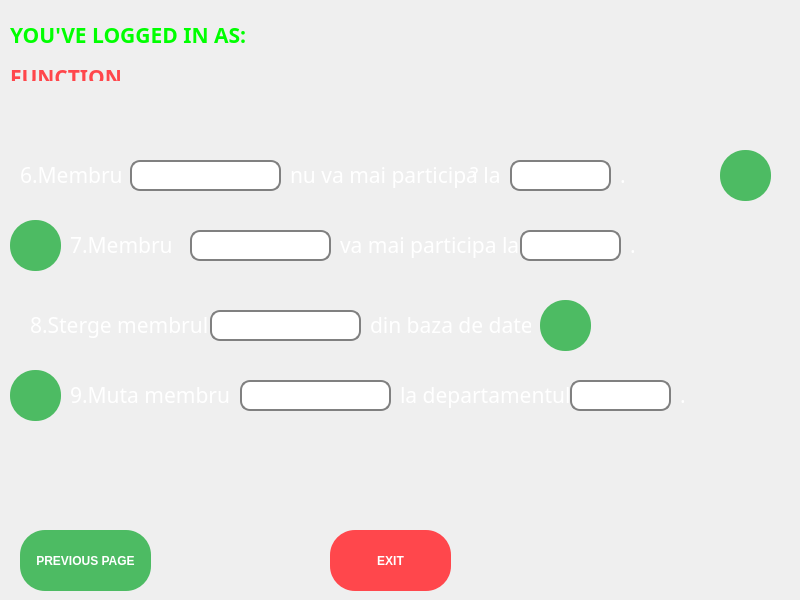
<?xml version="1.0" encoding="UTF-8"?>
<ui version="4.0">
 <class>LocalBoard2Window</class>
 <widget class="QMainWindow" name="LocalBoard2Window">
  <property name="geometry">
   <rect>
    <x>0</x>
    <y>0</y>
    <width>800</width>
    <height>600</height>
   </rect>
  </property>
  <property name="minimumSize">
   <size>
    <width>800</width>
    <height>600</height>
   </size>
  </property>
  <property name="maximumSize">
   <size>
    <width>800</width>
    <height>600</height>
   </size>
  </property>
  <property name="windowTitle">
   <string>MainWindow</string>
  </property>
  <widget class="QWidget" name="centralwidget">
   <widget class="QLabel" name="background_label">
    <property name="geometry">
     <rect>
      <x>0</x>
      <y>0</y>
      <width>811</width>
      <height>621</height>
     </rect>
    </property>
    <property name="text">
     <string>&lt;html&gt;&lt;head/&gt;&lt;body&gt;&lt;p&gt;&lt;img src=&quot;:/newPrefix/EUROAVIA_Logo.png&quot;/&gt;&lt;/p&gt;&lt;/body&gt;&lt;/html&gt;</string>
    </property>
   </widget>
   <widget class="QLabel" name="head_of_label">
    <property name="geometry">
     <rect>
      <x>10</x>
      <y>20</y>
      <width>241</width>
      <height>61</height>
     </rect>
    </property>
    <property name="font">
     <font>
      <family>Bahnschrift</family>
      <bold>true</bold>
     </font>
    </property>
    <property name="text">
     <string>&lt;html&gt;&lt;head/&gt;&lt;body&gt;&lt;p&gt;&lt;span style=&quot; font-size:16pt; color:#00ff00;&quot;&gt;YOU'VE LOGGED IN AS:&lt;/span&gt;&lt;/p&gt;&lt;p&gt;&lt;span style=&quot; font-size:16pt; color:#ff474c;&quot;&gt;FUNCTION&lt;/span&gt;&lt;/p&gt;&lt;/body&gt;&lt;/html&gt;</string>
    </property>
   </widget>
   <widget class="QPushButton" name="green_1">
    <property name="geometry">
     <rect>
      <x>720</x>
      <y>150</y>
      <width>51</width>
      <height>51</height>
     </rect>
    </property>
    <property name="styleSheet">
     <string notr="true">QPushButton {
    background-color: #4DBB63; /* Background color */
    border: none; /* Remove default border */
    color: black; /* Text color */
    width: 150px; /* Width of the button */
    height: 50px; /* Height of the button */
    border-radius: 25px; /* Rounded corners, half of width/height */
    text-align: center; /* Center text */
    font-size: 12px; /* Font size */
    font-weight: bold; /* Bold text */
    transition: all 0.2s ease; /* Smooth transition for all properties */
}

QPushButton:hover {
    background-color: #45a049; /* Darker background on hover */
}

QPushButton:pressed {
    background-color: #3e8e41; /* Even darker background on press */
    transform: scale(0.95); /* Slightly shrink button to give visual feedback */
}</string>
    </property>
    <property name="text">
     <string/>
    </property>
   </widget>
   <widget class="QLabel" name="label_4">
    <property name="geometry">
     <rect>
      <x>470</x>
      <y>160</y>
      <width>16</width>
      <height>16</height>
     </rect>
    </property>
    <property name="font">
     <font>
      <family>Bahnschrift</family>
     </font>
    </property>
    <property name="text">
     <string>&lt;html&gt;&lt;head/&gt;&lt;body&gt;&lt;p&gt;&lt;span style=&quot; font-size:14pt; color:#ffffff;&quot;&gt;?&lt;/span&gt;&lt;/p&gt;&lt;/body&gt;&lt;/html&gt;</string>
    </property>
   </widget>
   <widget class="QLabel" name="label_7">
    <property name="geometry">
     <rect>
      <x>20</x>
      <y>160</y>
      <width>101</width>
      <height>31</height>
     </rect>
    </property>
    <property name="font">
     <font>
      <family>Bahnschrift</family>
     </font>
    </property>
    <property name="text">
     <string>&lt;html&gt;&lt;head/&gt;&lt;body&gt;&lt;p&gt;&lt;span style=&quot; font-size:16pt; color:#ffffff;&quot;&gt;6.Membrul&lt;/span&gt;&lt;/p&gt;&lt;/body&gt;&lt;/html&gt;</string>
    </property>
   </widget>
   <widget class="QLabel" name="label_8">
    <property name="geometry">
     <rect>
      <x>70</x>
      <y>230</y>
      <width>101</width>
      <height>31</height>
     </rect>
    </property>
    <property name="font">
     <font>
      <family>Bahnschrift</family>
     </font>
    </property>
    <property name="text">
     <string>&lt;html&gt;&lt;head/&gt;&lt;body&gt;&lt;p&gt;&lt;span style=&quot; font-size:16pt; color:#ffffff;&quot;&gt;7.Membrul&lt;/span&gt;&lt;/p&gt;&lt;/body&gt;&lt;/html&gt;</string>
    </property>
   </widget>
   <widget class="QLabel" name="label_9">
    <property name="geometry">
     <rect>
      <x>30</x>
      <y>310</y>
      <width>181</width>
      <height>31</height>
     </rect>
    </property>
    <property name="font">
     <font>
      <family>Bahnschrift</family>
     </font>
    </property>
    <property name="text">
     <string>&lt;html&gt;&lt;head/&gt;&lt;body&gt;&lt;p&gt;&lt;span style=&quot; font-size:16pt; color:#ffffff;&quot;&gt;8.Sterge membrul &lt;/span&gt;&lt;/p&gt;&lt;/body&gt;&lt;/html&gt;</string>
    </property>
   </widget>
   <widget class="QLabel" name="label_11">
    <property name="geometry">
     <rect>
      <x>70</x>
      <y>380</y>
      <width>161</width>
      <height>31</height>
     </rect>
    </property>
    <property name="font">
     <font>
      <family>Bahnschrift</family>
     </font>
    </property>
    <property name="text">
     <string>&lt;html&gt;&lt;head/&gt;&lt;body&gt;&lt;p&gt;&lt;span style=&quot; font-size:16pt; color:#ffffff;&quot;&gt;9.Muta membrul&lt;/span&gt;&lt;/p&gt;&lt;/body&gt;&lt;/html&gt;</string>
    </property>
   </widget>
   <widget class="QLabel" name="label_12">
    <property name="geometry">
     <rect>
      <x>400</x>
      <y>380</y>
      <width>181</width>
      <height>31</height>
     </rect>
    </property>
    <property name="font">
     <font>
      <family>Bahnschrift</family>
     </font>
    </property>
    <property name="text">
     <string>&lt;html&gt;&lt;head/&gt;&lt;body&gt;&lt;p&gt;&lt;span style=&quot; font-size:16pt; color:#ffffff;&quot;&gt;la departamentul &lt;/span&gt;&lt;/p&gt;&lt;/body&gt;&lt;/html&gt;</string>
    </property>
   </widget>
   <widget class="QLabel" name="label_6">
    <property name="geometry">
     <rect>
      <x>680</x>
      <y>380</y>
      <width>20</width>
      <height>31</height>
     </rect>
    </property>
    <property name="font">
     <font>
      <family>Bahnschrift</family>
     </font>
    </property>
    <property name="text">
     <string>&lt;html&gt;&lt;head/&gt;&lt;body&gt;&lt;p&gt;&lt;span style=&quot; font-size:16pt; color:#ffffff;&quot;&gt;.&lt;/span&gt;&lt;/p&gt;&lt;/body&gt;&lt;/html&gt;</string>
    </property>
   </widget>
   <widget class="QPushButton" name="green_2">
    <property name="geometry">
     <rect>
      <x>10</x>
      <y>220</y>
      <width>51</width>
      <height>51</height>
     </rect>
    </property>
    <property name="styleSheet">
     <string notr="true">QPushButton {
    background-color: #4DBB63; /* Background color */
    border: none; /* Remove default border */
    color: black; /* Text color */
    width: 150px; /* Width of the button */
    height: 50px; /* Height of the button */
    border-radius: 25px; /* Rounded corners, half of width/height */
    text-align: center; /* Center text */
    font-size: 12px; /* Font size */
    font-weight: bold; /* Bold text */
    transition: all 0.2s ease; /* Smooth transition for all properties */
}

QPushButton:hover {
    background-color: #45a049; /* Darker background on hover */
}

QPushButton:pressed {
    background-color: #3e8e41; /* Even darker background on press */
    transform: scale(0.95); /* Slightly shrink button to give visual feedback */
}</string>
    </property>
    <property name="text">
     <string/>
    </property>
   </widget>
   <widget class="QPushButton" name="green_4">
    <property name="geometry">
     <rect>
      <x>10</x>
      <y>370</y>
      <width>51</width>
      <height>51</height>
     </rect>
    </property>
    <property name="styleSheet">
     <string notr="true">QPushButton {
    background-color: #4DBB63; /* Background color */
    border: none; /* Remove default border */
    color: black; /* Text color */
    width: 150px; /* Width of the button */
    height: 50px; /* Height of the button */
    border-radius: 25px; /* Rounded corners, half of width/height */
    text-align: center; /* Center text */
    font-size: 12px; /* Font size */
    font-weight: bold; /* Bold text */
    transition: all 0.2s ease; /* Smooth transition for all properties */
}

QPushButton:hover {
    background-color: #45a049; /* Darker background on hover */
}

QPushButton:pressed {
    background-color: #3e8e41; /* Even darker background on press */
    transform: scale(0.95); /* Slightly shrink button to give visual feedback */
}</string>
    </property>
    <property name="text">
     <string/>
    </property>
   </widget>
   <widget class="QPushButton" name="green_3">
    <property name="geometry">
     <rect>
      <x>540</x>
      <y>300</y>
      <width>51</width>
      <height>51</height>
     </rect>
    </property>
    <property name="styleSheet">
     <string notr="true">QPushButton {
    background-color: #4DBB63; /* Background color */
    border: none; /* Remove default border */
    color: black; /* Text color */
    width: 150px; /* Width of the button */
    height: 50px; /* Height of the button */
    border-radius: 25px; /* Rounded corners, half of width/height */
    text-align: center; /* Center text */
    font-size: 12px; /* Font size */
    font-weight: bold; /* Bold text */
    transition: all 0.2s ease; /* Smooth transition for all properties */
}

QPushButton:hover {
    background-color: #45a049; /* Darker background on hover */
}

QPushButton:pressed {
    background-color: #3e8e41; /* Even darker background on press */
    transform: scale(0.95); /* Slightly shrink button to give visual feedback */
}</string>
    </property>
    <property name="text">
     <string/>
    </property>
   </widget>
   <widget class="QLabel" name="thinking_man_label">
    <property name="geometry">
     <rect>
      <x>510</x>
      <y>-10</y>
      <width>381</width>
      <height>261</height>
     </rect>
    </property>
    <property name="text">
     <string/>
    </property>
    <property name="pixmap">
     <pixmap resource="../images/logo.qrc">:/newPrefix/istockphoto-645085176-612x612-removebg-preview.png</pixmap>
    </property>
    <property name="scaledContents">
     <bool>true</bool>
    </property>
   </widget>
   <widget class="QPushButton" name="exit_button">
    <property name="geometry">
     <rect>
      <x>330</x>
      <y>530</y>
      <width>121</width>
      <height>61</height>
     </rect>
    </property>
    <property name="styleSheet">
     <string notr="true">QPushButton {
    background-color: #FF474C; /* Background color */
    border: none; /* Remove default border */
    color: white; /* Text color */
    width: 50px; /* Width of the button */
    height: 50px; /* Height of the button */
    border-radius: 25px; /* Rounded corners, half of width/height */
    text-align: center; /* Center text */
    font-size: 12px; /* Font size */
    font-weight: bold; /* Bold text */
    transition: all 0.2s ease; /* Smooth transition for all properties */
}

QPushButton:hover {
    background-color: #FF5F5C; /* Slightly lighter but closer to the original color */
    transform: scale(1.05); /* Increase size on hover */
}

QPushButton:pressed {
    background-color: #FF474A; /* Even darker background on press */
    transform: scale(0.95); /* Slightly shrink button to give visual feedback */
}</string>
    </property>
    <property name="text">
     <string>EXIT</string>
    </property>
   </widget>
   <widget class="QLabel" name="euroavia_label">
    <property name="geometry">
     <rect>
      <x>280</x>
      <y>-50</y>
      <width>241</width>
      <height>241</height>
     </rect>
    </property>
    <property name="text">
     <string/>
    </property>
    <property name="pixmap">
     <pixmap resource="../images/logo.qrc">:/newPrefix/EUROAVIA_Logo.png</pixmap>
    </property>
    <property name="scaledContents">
     <bool>true</bool>
    </property>
   </widget>
   <widget class="QComboBox" name="comboBox_9">
    <property name="geometry">
     <rect>
      <x>240</x>
      <y>380</y>
      <width>151</width>
      <height>31</height>
     </rect>
    </property>
    <property name="styleSheet">
     <string notr="true">QComboBox {
    border: 2px solid gray; /* Schimbă gray cu culoarea dorită */
    border-radius: 10px; /* Schimbă 10px cu raza dorită */
    padding: 5px; /* Schimbă 5px cu spațierea dorită */
    background: white; /* Schimbă white cu culoarea de fundal dorită */
}

QComboBox::drop-down {
    subcontrol-origin: padding;
    subcontrol-position: top right;
    width: 15px; /* Schimbă 15px cu lățimea dorită pentru săgeata dropdown */
    border: none; /* Elimină bordura din jurul săgeții dropdown */
}

QComboBox::down-arrow {
    image: url(down_arrow.png); /* Asigură-te că ai o imagine pentru săgeata dropdown */
    width: 10px; /* Schimbă 10px cu dimensiunea dorită */
    height: 10px; /* Schimbă 10px cu dimensiunea dorită */
}</string>
    </property>
   </widget>
   <widget class="QComboBox" name="comboBox_8">
    <property name="geometry">
     <rect>
      <x>210</x>
      <y>310</y>
      <width>151</width>
      <height>31</height>
     </rect>
    </property>
    <property name="styleSheet">
     <string notr="true">QComboBox {
    border: 2px solid gray; /* Schimbă gray cu culoarea dorită */
    border-radius: 10px; /* Schimbă 10px cu raza dorită */
    padding: 5px; /* Schimbă 5px cu spațierea dorită */
    background: white; /* Schimbă white cu culoarea de fundal dorită */
}

QComboBox::drop-down {
    subcontrol-origin: padding;
    subcontrol-position: top right;
    width: 15px; /* Schimbă 15px cu lățimea dorită pentru săgeata dropdown */
    border: none; /* Elimină bordura din jurul săgeții dropdown */
}

QComboBox::down-arrow {
    image: url(down_arrow.png); /* Asigură-te că ai o imagine pentru săgeata dropdown */
    width: 10px; /* Schimbă 10px cu dimensiunea dorită */
    height: 10px; /* Schimbă 10px cu dimensiunea dorită */
}</string>
    </property>
   </widget>
   <widget class="QComboBox" name="comboBox_7">
    <property name="geometry">
     <rect>
      <x>190</x>
      <y>230</y>
      <width>141</width>
      <height>31</height>
     </rect>
    </property>
    <property name="styleSheet">
     <string notr="true">QComboBox {
    border: 2px solid gray; /* Schimbă gray cu culoarea dorită */
    border-radius: 10px; /* Schimbă 10px cu raza dorită */
    padding: 5px; /* Schimbă 5px cu spațierea dorită */
    background: white; /* Schimbă white cu culoarea de fundal dorită */
}

QComboBox::drop-down {
    subcontrol-origin: padding;
    subcontrol-position: top right;
    width: 15px; /* Schimbă 15px cu lățimea dorită pentru săgeata dropdown */
    border: none; /* Elimină bordura din jurul săgeții dropdown */
}

QComboBox::down-arrow {
    image: url(down_arrow.png); /* Asigură-te că ai o imagine pentru săgeata dropdown */
    width: 10px; /* Schimbă 10px cu dimensiunea dorită */
    height: 10px; /* Schimbă 10px cu dimensiunea dorită */
}</string>
    </property>
   </widget>
   <widget class="QComboBox" name="comboBox_6">
    <property name="geometry">
     <rect>
      <x>130</x>
      <y>160</y>
      <width>151</width>
      <height>31</height>
     </rect>
    </property>
    <property name="styleSheet">
     <string notr="true">QComboBox {
    border: 2px solid gray; /* Schimbă gray cu culoarea dorită */
    border-radius: 10px; /* Schimbă 10px cu raza dorită */
    padding: 5px; /* Schimbă 5px cu spațierea dorită */
    background: white; /* Schimbă white cu culoarea de fundal dorită */
}

QComboBox::drop-down {
    subcontrol-origin: padding;
    subcontrol-position: top right;
    width: 15px; /* Schimbă 15px cu lățimea dorită pentru săgeata dropdown */
    border: none; /* Elimină bordura din jurul săgeții dropdown */
}

QComboBox::down-arrow {
    image: url(down_arrow.png); /* Asigură-te că ai o imagine pentru săgeata dropdown */
    width: 10px; /* Schimbă 10px cu dimensiunea dorită */
    height: 10px; /* Schimbă 10px cu dimensiunea dorită */
}</string>
    </property>
   </widget>
   <widget class="QPushButton" name="previous_page_button">
    <property name="geometry">
     <rect>
      <x>20</x>
      <y>530</y>
      <width>131</width>
      <height>61</height>
     </rect>
    </property>
    <property name="styleSheet">
     <string notr="true">QPushButton {
    background-color: #4DBB63; /* Background color */
    border: none; /* Remove default border */
    color: white; /* Text color */
    width: 50px; /* Width of the button */
    height: 50px; /* Height of the button */
    border-radius: 25px; /* Rounded corners, half of width/height */
    text-align: center; /* Center text */
    font-size: 12px; /* Font size */
    font-weight: bold; /* Bold text */
    transition: all 0.2s ease; /* Smooth transition for all properties */
}

QPushButton:hover {
    background-color: #FF5F5C; /* Slightly lighter but closer to the original color */
    transform: scale(1.05); /* Increase size on hover */
}

QPushButton:pressed {
    background-color: #FF474A; /* Even darker background on press */
    transform: scale(0.95); /* Slightly shrink button to give visual feedback */
}</string>
    </property>
    <property name="text">
     <string>PREVIOUS PAGE</string>
    </property>
   </widget>
   <widget class="QLabel" name="label_14">
    <property name="geometry">
     <rect>
      <x>290</x>
      <y>160</y>
      <width>211</width>
      <height>31</height>
     </rect>
    </property>
    <property name="font">
     <font>
      <family>Bahnschrift</family>
     </font>
    </property>
    <property name="text">
     <string>&lt;html&gt;&lt;head/&gt;&lt;body&gt;&lt;p&gt;&lt;span style=&quot; font-size:16pt; color:#ffffff;&quot;&gt;nu va mai participa la:&lt;/span&gt;&lt;/p&gt;&lt;/body&gt;&lt;/html&gt;</string>
    </property>
   </widget>
   <widget class="QComboBox" name="comboBox_6_2">
    <property name="geometry">
     <rect>
      <x>510</x>
      <y>160</y>
      <width>101</width>
      <height>31</height>
     </rect>
    </property>
    <property name="styleSheet">
     <string notr="true">QComboBox {
    border: 2px solid gray; /* Schimbă gray cu culoarea dorită */
    border-radius: 10px; /* Schimbă 10px cu raza dorită */
    padding: 5px; /* Schimbă 5px cu spațierea dorită */
    background: white; /* Schimbă white cu culoarea de fundal dorită */
}

QComboBox::drop-down {
    subcontrol-origin: padding;
    subcontrol-position: top right;
    width: 15px; /* Schimbă 15px cu lățimea dorită pentru săgeata dropdown */
    border: none; /* Elimină bordura din jurul săgeții dropdown */
}

QComboBox::down-arrow {
    image: url(down_arrow.png); /* Asigură-te că ai o imagine pentru săgeata dropdown */
    width: 10px; /* Schimbă 10px cu dimensiunea dorită */
    height: 10px; /* Schimbă 10px cu dimensiunea dorită */
}</string>
    </property>
   </widget>
   <widget class="QLabel" name="label_15">
    <property name="geometry">
     <rect>
      <x>340</x>
      <y>230</y>
      <width>181</width>
      <height>31</height>
     </rect>
    </property>
    <property name="font">
     <font>
      <family>Bahnschrift</family>
     </font>
    </property>
    <property name="text">
     <string>&lt;html&gt;&lt;head/&gt;&lt;body&gt;&lt;p&gt;&lt;span style=&quot; font-size:16pt; color:#ffffff;&quot;&gt;va mai participa la:&lt;/span&gt;&lt;/p&gt;&lt;/body&gt;&lt;/html&gt;</string>
    </property>
   </widget>
   <widget class="QComboBox" name="comboBox_7_1">
    <property name="geometry">
     <rect>
      <x>520</x>
      <y>230</y>
      <width>101</width>
      <height>31</height>
     </rect>
    </property>
    <property name="styleSheet">
     <string notr="true">QComboBox {
    border: 2px solid gray; /* Schimbă gray cu culoarea dorită */
    border-radius: 10px; /* Schimbă 10px cu raza dorită */
    padding: 5px; /* Schimbă 5px cu spațierea dorită */
    background: white; /* Schimbă white cu culoarea de fundal dorită */
}

QComboBox::drop-down {
    subcontrol-origin: padding;
    subcontrol-position: top right;
    width: 15px; /* Schimbă 15px cu lățimea dorită pentru săgeata dropdown */
    border: none; /* Elimină bordura din jurul săgeții dropdown */
}

QComboBox::down-arrow {
    image: url(down_arrow.png); /* Asigură-te că ai o imagine pentru săgeata dropdown */
    width: 10px; /* Schimbă 10px cu dimensiunea dorită */
    height: 10px; /* Schimbă 10px cu dimensiunea dorită */
}</string>
    </property>
   </widget>
   <widget class="QLabel" name="label_16">
    <property name="geometry">
     <rect>
      <x>630</x>
      <y>230</y>
      <width>31</width>
      <height>31</height>
     </rect>
    </property>
    <property name="font">
     <font>
      <family>Bahnschrift</family>
     </font>
    </property>
    <property name="text">
     <string>&lt;html&gt;&lt;head/&gt;&lt;body&gt;&lt;p&gt;&lt;span style=&quot; font-size:16pt; color:#ffffff;&quot;&gt;.&lt;/span&gt;&lt;/p&gt;&lt;/body&gt;&lt;/html&gt;</string>
    </property>
   </widget>
   <widget class="QLabel" name="label_17">
    <property name="geometry">
     <rect>
      <x>620</x>
      <y>160</y>
      <width>21</width>
      <height>31</height>
     </rect>
    </property>
    <property name="font">
     <font>
      <family>Bahnschrift</family>
     </font>
    </property>
    <property name="text">
     <string>&lt;html&gt;&lt;head/&gt;&lt;body&gt;&lt;p&gt;&lt;span style=&quot; font-size:16pt; color:#ffffff;&quot;&gt;.&lt;/span&gt;&lt;/p&gt;&lt;/body&gt;&lt;/html&gt;</string>
    </property>
   </widget>
   <widget class="QLabel" name="label_18">
    <property name="geometry">
     <rect>
      <x>370</x>
      <y>310</y>
      <width>161</width>
      <height>31</height>
     </rect>
    </property>
    <property name="font">
     <font>
      <family>Bahnschrift</family>
     </font>
    </property>
    <property name="text">
     <string>&lt;html&gt;&lt;head/&gt;&lt;body&gt;&lt;p&gt;&lt;span style=&quot; font-size:16pt; color:#ffffff;&quot;&gt;din baza de date.&lt;/span&gt;&lt;/p&gt;&lt;/body&gt;&lt;/html&gt;</string>
    </property>
   </widget>
   <widget class="QComboBox" name="comboBox_9_2">
    <property name="geometry">
     <rect>
      <x>570</x>
      <y>380</y>
      <width>101</width>
      <height>31</height>
     </rect>
    </property>
    <property name="styleSheet">
     <string notr="true">QComboBox {
    border: 2px solid gray; /* Schimbă gray cu culoarea dorită */
    border-radius: 10px; /* Schimbă 10px cu raza dorită */
    padding: 5px; /* Schimbă 5px cu spațierea dorită */
    background: white; /* Schimbă white cu culoarea de fundal dorită */
}

QComboBox::drop-down {
    subcontrol-origin: padding;
    subcontrol-position: top right;
    width: 15px; /* Schimbă 15px cu lățimea dorită pentru săgeata dropdown */
    border: none; /* Elimină bordura din jurul săgeții dropdown */
}

QComboBox::down-arrow {
    image: url(down_arrow.png); /* Asigură-te că ai o imagine pentru săgeata dropdown */
    width: 10px; /* Schimbă 10px cu dimensiunea dorită */
    height: 10px; /* Schimbă 10px cu dimensiunea dorită */
}</string>
    </property>
   </widget>
   <zorder>background_label</zorder>
   <zorder>head_of_label</zorder>
   <zorder>label_4</zorder>
   <zorder>label_8</zorder>
   <zorder>label_9</zorder>
   <zorder>label_11</zorder>
   <zorder>label_12</zorder>
   <zorder>label_6</zorder>
   <zorder>green_2</zorder>
   <zorder>green_4</zorder>
   <zorder>green_3</zorder>
   <zorder>thinking_man_label</zorder>
   <zorder>exit_button</zorder>
   <zorder>euroavia_label</zorder>
   <zorder>label_7</zorder>
   <zorder>green_1</zorder>
   <zorder>comboBox_9</zorder>
   <zorder>comboBox_8</zorder>
   <zorder>comboBox_7</zorder>
   <zorder>comboBox_6</zorder>
   <zorder>previous_page_button</zorder>
   <zorder>label_14</zorder>
   <zorder>comboBox_6_2</zorder>
   <zorder>label_15</zorder>
   <zorder>comboBox_7_1</zorder>
   <zorder>label_16</zorder>
   <zorder>label_17</zorder>
   <zorder>label_18</zorder>
   <zorder>comboBox_9_2</zorder>
  </widget>
 </widget>
 <resources>
  <include location="../images/logo.qrc"/>
  <include location="images/logo.qrc"/>
 </resources>
 <connections/>
</ui>
